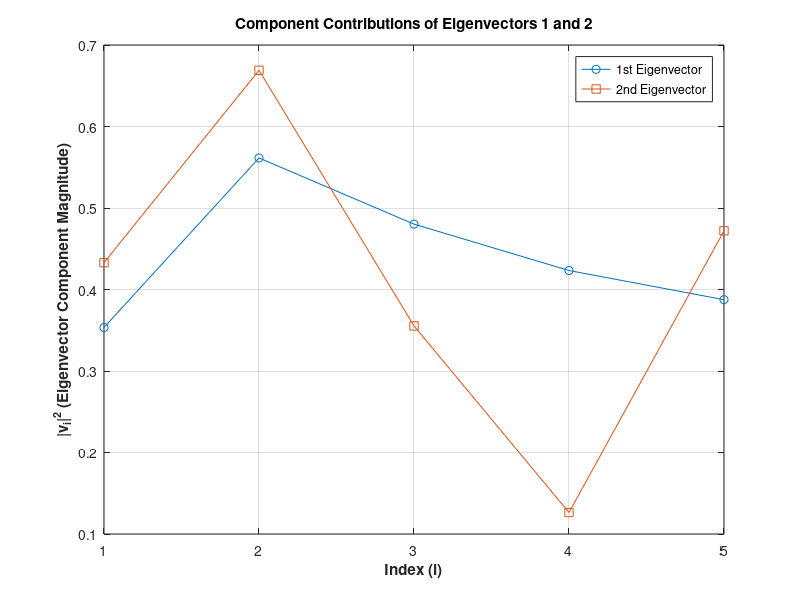

Recreate this plot in MATLAB.
% Clear the workspace
clear

% Generate and display a row vector indx
indx = [1, 2, 3, 4, 5];
disp('indx:')
disp(indx)

% Generate and display a 5x5 matrix A of random numbers
A = rand(5);

% Ensure the matrix is invertible
while abs(det(A)) < 1e-6
    rng shuffle
    A = rand(5);
end

disp('Matrix A:')
disp(A)

% Calculate and display the determinant of A
detA = det(A);
disp('Determinant of A:')
disp(detA)

% Solve the system AX = indx' and display the solution vector X
X = A \ indx';
disp('Solution vector X:')
disp(X)

% Calculate eigenvalues and eigenvectors of A
[V, D] = eig(A);
eigenvalues = diag(D);

% Display the 5th eigenvalue and corresponding eigenvector
disp('5th eigenvalue of A:')
disp(eigenvalues(5))

disp('Corresponding eigenvector:')
disp(V(:,5))

% Calculate V⁻¹ * A * V
M = V^(-1)* A * V

% Compare element (1,1) of V⁻¹ * A * V with first eigenvalue of A
M(1,1) - D(1,1)

% Calculate sum of all elements of matrix M
sum(sum(M));

% Create column vector W whose elements are given by absolute values of the
% coordinates of v, where v is an eigenvector of A. We have 2 eigenvectors
w = abs(V(:,1));

% Create column vector Z whose elements are given by absolute values of the
% coordinates of v, where v is an eigenvector of A. We have 2 eigenvectors
z = abs(V(:,2));

% Plot in one figure vectors w and z against indx.
plot(indx, w, 'o-', indx, z, 's-')
xlabel('Index (i)', 'FontWeight', 'bold')
ylabel('|v_i|^2 (Eigenvector Component Magnitude)', 'FontWeight', 'bold')
title('Component Contributions of Eigenvectors 1 and 2', 'FontWeight', 'bold')
legend('1st Eigenvector', '2nd Eigenvector', 'Location', 'northeast') 
grid on

% Solve system of equations using rref
A = [1 2 -1 1 ; 2 3 2 3 ; 1 1 3 2];
rref(A)

%% Solution: c is free, a = 3 - 7c, b = 4c - 1